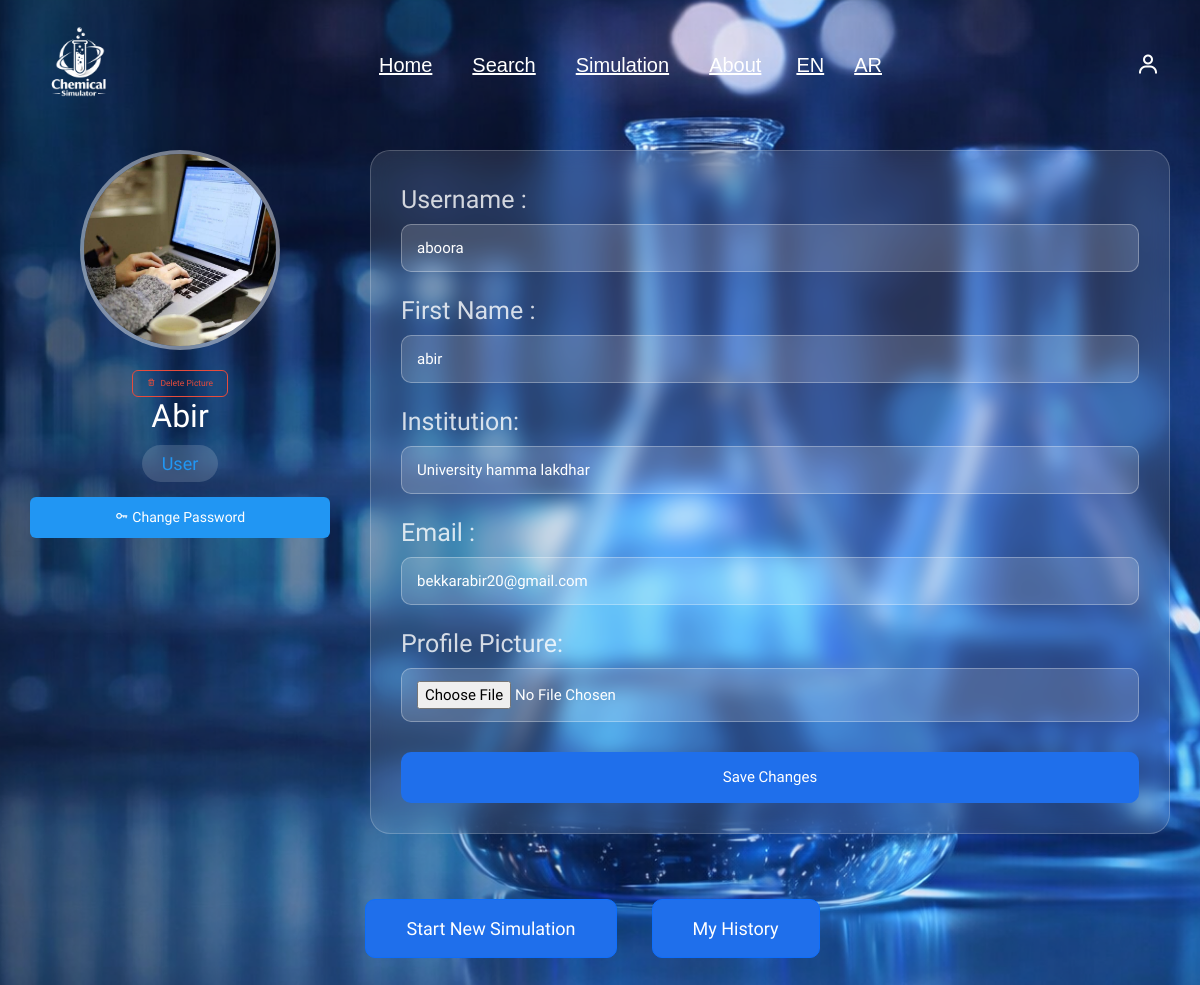
Page /profile (signed in) on the committed database.
### tables this page shows
CREATE TABLE user (
        id INTEGER PRIMARY KEY AUTOINCREMENT,
        username TEXT NOT NULL,
        email TEXT UNIQUE NOT NULL,
        password TEXT NOT NULL,
        role TEXT CHECK(role IN ('admin', 'user')) NOT NULL
    , avatar TEXT DEFAULT 'default.png', first_name TEXT, institution  TEXT);

### app.py (the view)
@app.route('/profile')
def profile():
    user_id = session.get("user_id")
    if not user_id:
        return redirect(url_for("login.login"))
    db = get_db()
    cursor = db.cursor()
    cursor.execute("SELECT * FROM user WHERE id = ?", (user_id,))
    user = cursor.fetchone()
    db.close()
    if not user:
        flash("User not found")
        return redirect(url_for("login.login"))
    return render_template("profile/profile.html", user=user)

### app.py (called while the page is built)
def get_locale():
    return session.get('lang', 'en')

@app.before_request
def set_language():
    lang = request.args.get('lang')
    if lang:
        session['lang'] = lang

@app.context_processor
def inject_globals():
    return dict(get_locale=get_locale)

### database/db.py (called while the page is built)
def get_db():
    if "db" not in g:
        g.db = sqlite3.connect(DB_PATH)
        g.db.row_factory = sqlite3.Row
    return g.db

### templates/profile/profile.html (shortened to what this page needs)
{% extends "base.html" %}
{% block content %}
<link href="https://unpkg.com/boxicons@2.1.4/css/boxicons.min.css" rel="stylesheet"/>
<link rel="stylesheet" href="{{ url_for('static', filename='css/profile.css') }}"/>
<div class="overlay">
    <div class="profile-section">
        <div class="profile-card">
            <div class="avatar-large">
                {% if user and user.avatar %}
                    <img src="{{ url_for('static', filename='uploads/' + user.avatar) }}" alt="Avatar"/>
                {% else %}
                    <i class="bx bx-user"></i>
                {% endif %}
            </div>
            {% if user and user.avatar %}
            <form action="{{ url_for('delete_avatar') }}" method="POST" style="margin-top: 8px;">
                <button type="submit" class="btn-delete-avatar">
                    <i class='bx bx-trash'></i>{{ _('Delete Picture') }}
                </button>
            </form>
            {% endif %}
            <h2 class="profile-name">
    {{ user.first_name if user else '' }}
</h2>
            <span class="profile-role">
                {% if user and user.role == 'admin' %}
                    <span class="admin-color">{{ _('Admin') }}</span>
                {% else %}
                    <span class="user-color">{{ _('User') }}</span>
                {% endif %}
            </span>
            <button type="button" class="btn-change-password" onclick="openPasswordModal()">
                <i class='bx bx-key'></i> {{ _('Change Password') }}
            </button>
        </div>
        <div class="edit-profile">
            <form action="{{ url_for('update_profile') }}" method="POST" enctype="multipart/form-data">
                <div class="form-group">
                    <label>{{ _('Username') }} :</label>
                    <input type="text" id="username" name="username"
                           placeholder="Username"
                           value="{{ user.username if user else '' }}">
                </div>
                <div class="form-group">
    <label>{{ _('First Name ') }}:</label>
    <input type="text"
           id="first_name"
           name="first_name"
           placeholder="First name"
           value="{{ user.first_name if user else '' }}">
</div>
                <div class="form-group">
    <label>{{ _('Institution') }}:</label>
    <input type="text"
           id="institution"
           name="institution"
           placeholder="Institution name"
           value="{{ user.institution if user else '' }}">
</div>
                <div class="form-group">
                    <label>{{ _('Email') }} :</label>
                    <input type="email" id="email" name="email"
                           placeholder="example@gmail.com"
                           value="{{ user.email if user else '' }}">
                </div>
                <div class="form-group">
                    <label for="avatar">{{ _('Profile Picture') }}:</label>
                    <input type="file" id="avatar" name="avatar" accept="image/*">
                </div>
                <div class="form-actions">
                    <button type="submit" class="btn-save">{{ _('Save Changes') }}</button>
                </div>
            </form>
        </div>
    </div>
    <div class="actions">
        <a href="{{ url_for('simulation.simulation_page') }}" class="btn btn-primary">{{ _('Start New Simulation') }}</a>
        <a href="{{ url_for('simulation.simulation_history') }}" class="btn btn-primary">{{ _('My History') }}</a>
    </div>
</div>
{% endblock %}

### static/css/style.css (style rules this page uses)
* { padding: 0; margin: 0; box-sizing: border-box; font-family: "Lucida Sans", "Lucida Sans Regular", "Lucida Grande", "Lucida Sans Unicode", Geneva, Verdana, sans-serif; outline: none; border: none; text-decoration: none; text-transform: capitalize; transition: 0.2s linear; }
html { font-size: 62.5%; scroll-behavior: smooth; overflow-x: hidden; }
.btn { display: inline-block; margin-top: 15px; margin-right: 15px; padding: 1rem 2.5rem; font-size: 1.6rem; background: #1f4ed8; color: white; }

### static/css/login.css (style rules this page uses)
* { margin: 0; padding: 0; box-sizing: border-box; font-family: "Lucida Sans", "Lucida Sans Regular", "Lucida Grande", "Lucida Sans Unicode", Geneva, Verdana, sans-serif; }
body { display: flex; justify-content: center; align-items: flex-start; min-height: 100vh; padding-top: 120px; background: url("../img/img1.png") no-repeat; background-size: cover; background-position: center; }
input[type="email"], input[type="text"], input[type="password"] { text-transform: none !important; }

### static/css/profile.css (style rules this page uses)
* { margin: 0; padding: 0; box-sizing: border-box; font-family: "Ubuntu", sans-serif; }
body { min-height: 100vh; background: url("/static/img/img1.png") no-repeat center/cover fixed; display: flex; justify-content: center; align-items: center; }
.overlay { width: 100%; max-width: 1200px; margin: 0 auto; padding: 30px; display: flex; flex-direction: column; gap: 30px; }
.profile-section { display: flex; gap: 40px; align-items: flex-start; }
.profile-card { flex: 0 0 300px; text-align: center; color: #fff; }
.avatar-large { width: 200px; height: 200px; margin: 0 auto 20px; border-radius: 50%; overflow: hidden; display: flex; align-items: center; justify-content: center; background: rgba(255, 255, 255, 0.2); backdrop-filter: blur(10px); border: 4px solid rgba(255, 255, 255, 0.3); }
.avatar-large img { width: 100%; height: 100%; object-fit: cover; }
.profile-name { font-size: 32px; margin-bottom: 10px; font-weight: 500; }
.profile-role { font-size: 18px; color: rgba(255, 255, 255, 0.8); background: rgba(255, 255, 255, 0.15); display: inline-block; padding: 5px 20px; border-radius: 20px; backdrop-filter: blur(5px); }
.edit-profile { flex: 1; padding: 30px; border-radius: 20px; background: rgba(255, 255, 255, 0.1); backdrop-filter: blur(10px); border: 1px solid rgba(255, 255, 255, 0.2); }
.form-group { margin-bottom: 20px; }
.form-group label { display: block; color: rgba(255, 255, 255, 0.8); margin-bottom: 5px; font-weight: 300; font-size: 25px; }
.form-group input, .form-group select { width: 100%; padding: 12px 15px; border-radius: 10px; color: #fff; outline: none; border: 1px solid rgba(255, 255, 255, 0.3); background: rgba(255, 255, 255, 0.15); font-size: 15px; }
.form-group input::placeholder { color: rgba(255, 255, 255, 0.5); }
.form-actions { display: flex; gap: 15px; margin-top: 30px; }
.btn-save, .btn-logout, .btn-delete { flex: 1; padding: 14px; border-radius: 10px; font-weight: 500; cursor: pointer; display: flex; align-items: center; justify-content: center; transition: all 0.3s; border: none; }
.btn-save { background: #1f6feb; color: #fff; font-size: 15px; }
.actions { display: flex; justify-content: center; gap: 20px; margin-top: 20px; }
.btn { padding: 15px 40px; border-radius: 10px; font-size: 18px; font-weight: 500; display: inline-flex; align-items: center; gap: 10px; text-decoration: none; transition: all 0.3s; }
.btn-primary { background: #1f6feb; color: #fff; }
.user-color { color: #2196F3; }
.btn-delete-avatar { background: transparent; border: 1px solid #e74c3c; color: #e74c3c; padding: 6px 14px; border-radius: 6px; cursor: pointer; font-size: 0.85rem; display: inline-flex; align-items: center; gap: 5px; transition: all 0.2s; }
.btn-change-password { margin-top: 15px; padding: 10px 20px; background-color: #2196F3; color: white; border: none; border-radius: 6px; cursor: pointer; font-size: 14px; width: 100%; font-weight: 500; transition: background-color 0.3s; }
* { box-sizing: border-box; }

### rows in the picture
user: avatar (picture), first_name "Abir", username "aboora", first_name "abir", institution "University hamma lakdhar", email "bekkarabir20@gmail.com"
